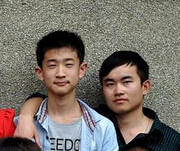
%> input picture MATLAB优化算法案例分析与应用（进阶篇）11-20章程序下载/第16章/1.jpg, 180 x 151 px
$ octave duosuanzironghe.m   (GNU Octave 9; MATLAB toolbox functions it lacks are replaced by stand-ins)
%> lines starting %> are read from the running program, lines starting %| are printed output that depends on the picture
### MATLAB优化算法案例分析与应用（进阶篇）11-20章程序下载/第17章/人足迹特征比对系统设计/rgb2hsi.m
function hsi=rgb2hsi(rgb)

rgb=im2double(rgb);
r = rgb(:, :, 1);
g = rgb(:, :, 2);
b = rgb(:, :, 3);
num=0.5*((r-g)+(r-b));
den=sqrt((r-g).*(r-g))+(r-b).*(g-b);
theta=acos(num./(den+eps));

H=theta;
H(b>g)=2*pi-H(b>g);
H=H/(2*pi);

num=min(min(r,g),b);
den=r+g+b;
den(den==0)=eps;
S=1-3.*num./den;
H(S==0)=0;

I=(r+g+b)/3;

hsi=cat(3,H,S,I);

### MATLAB优化算法案例分析与应用（进阶篇）11-20章程序下载/第17章/人足迹特征比对系统设计/kirsch_algorithm.m
function p = kirsch_algorithm(a)
% kirsch模板  方向算子 边缘检测
b=[-5 3 3;-5 0 3;-5 3 3]/1512;
c=[3 3 3;-5 0 3;-5 -5 3]/1512;
d=[3 3 3;3 0 3;-5 -5 -5]/1512;
e=[3 3 3;3 0 -5; 3 -5 -5]/1512;
f=[3 3 -5;3 0 -5;3 3 -5]/1512;
g=[3 -5 -5;3 0 -5;3 3 3]/1512;
h=[-5 -5 -5;3 0 3;3 3 3]/1512;
i=[-5 -5 3;-5 0 3;3 3 3]/1512;
b=conv2(a,b,'same');b=abs(b);
c=conv2(a,c,'same');c=abs(c);
d=conv2(a,d,'same');d=abs(d);
e=conv2(a,e,'same');e=abs(e);
f=conv2(a,f,'same');f=abs(f);
g=conv2(a,g,'same');g=abs(g);
h=conv2(a,h,'same');h=abs(h);
i=conv2(a,i,'same');i=abs(i);
p=max(b,c);
p=max(d,p);
p=max(e,p);
p=max(f,p);
p=max(g,p);
p=max(h,p);
p=max(i,p);
p = im2bw(p);

### MATLAB优化算法案例分析与应用（进阶篇）11-20章程序下载/第17章/人足迹特征比对系统设计/duosuanzironghe.m
%% 多算子融合
clc,clear,close all
warning off
[filename ,pathname]=...
    uigetfile({'*.bmp';'*.jpg';},'选择图片'); %选择图片路径
%> the answer given: ../../第16章/1.jpg
str = [pathname filename];%合成路径+文件名
im = imread(str);               %  读图
%> im is the input picture: size 151x180x3 uint8; mean R, G, B 119.6, 111.6, 103.4
if size(im,3)==1
    a=im;
else
    hsi=rgb2hsi(im);
%> in rgb2hsi, `den(den==0)=eps;`:
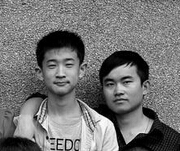
%> den: size 151x180 double; min 2.22e-16, max 2.88, mean 1.31; drawn with min black and max white
%> in rgb2hsi, `S=1-3.*num./den;`:
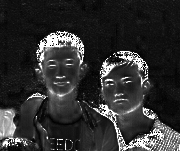
%> S: size 151x180 double; min 0, max 1, mean 0.19
    H = hsi(:, :, 1);
    S = hsi(:, :, 2);
    I = hsi(:, :, 3);
    a= I;
%     a= rgb2gray(im);
end
a = medfilt2(a,[5,5]);  % 中值滤波
b = edge(a,'sobel');    %% sobel算子
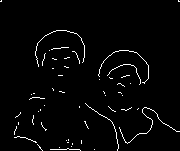
%> b: size 151x180 logical; 2.5% white in thin lines or dots
c = edge(a,'prewitt');  %% prewitt算子
%> c: size 151x180 logical; 2.4% white in thin lines or dots
d = edge(a,'canny') ;   %% canny算子
%> d: size 151x180 logical; 5.9% white in thin lines or dots
e = edge(a,'Roberts') ; %% Roberts算子
%> e: size 151x180 logical; 2.7% white in thin lines or dots
f = kirsch_algorithm(a); %% kirsch方向算子
%> in kirsch_algorithm, `d=conv2(a,d,'same')`:
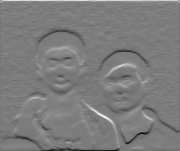
%> d: size 151x180 double; min -0.00603, max 0.00628, mean -2.88e-06; drawn with min black and max white
%> in kirsch_algorithm, `g=conv2(a,g,'same')`:
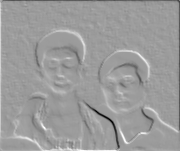
%> g: size 151x180 double; min -0.00685, max 0.00434, mean 7.25e-07; drawn with min black and max white
%> in kirsch_algorithm, `i=conv2(a,i,'same')`:
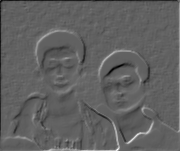
%> i: size 151x180 double; min -0.00406, max 0.00656, mean -5.61e-07; drawn with min black and max white
%> in kirsch_algorithm, `p = im2bw(p);`: p: size 151x180 logical; every value is 0
p=max(b,c);
%> p: size 151x180 logical; 2.6% white in thin lines or dots
p=min(d,p);
%> p: size 151x180 logical; 2.2% white in thin lines or dots
p=max(e,p);
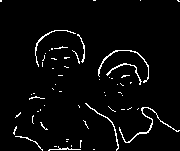
%> p: size 151x180 logical; 3.6% white in thin lines or dots
p=max(f,p);
figure,
subplot(2,3,1),imshow(im);title('原始图像')
subplot(2,3,2),imshow(b);title('sobel算子')
subplot(2,3,3),imshow(c);title('prewitt算子')
subplot(2,3,4),imshow(d);title('canny算子')
subplot(2,3,5),imshow(e);title('Roberts算子')
subplot(2,3,6),imshow(f);title('kirsch方向算子')
figure,
subplot(121),imshow(im);title('原始图像')
subplot(122),imshow(p);title('多算子融合')

$ run again, with MATLAB优化算法案例分析与应用（进阶篇）11-20章程序下载/第16章/xbb.jpg copied over MATLAB优化算法案例分析与应用（进阶篇）11-20章程序下载/第16章/1.jpg
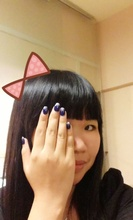
%> input picture MATLAB优化算法案例分析与应用（进阶篇）11-20章程序下载/第16章/xbb.jpg, 133 x 220 px, shrunk from 610 x 1006 before the run
%> im is the input picture: size 220x133x3 uint8; mean R, G, B 158, 129.7, 98.9
%> `b = edge(a,'sobel');`:
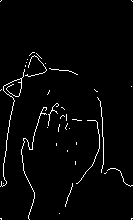
%> b: size 220x133 logical; 2.6% white in thin lines or dots
%> `p=max(e,p);`:
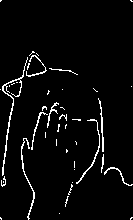
%> p: size 220x133 logical; 4% white in thin lines or dots

$ run again, with MATLAB优化算法案例分析与应用（进阶篇）11-20章程序下载/第16章/xbb2.jpg copied over MATLAB优化算法案例分析与应用（进阶篇）11-20章程序下载/第16章/1.jpg
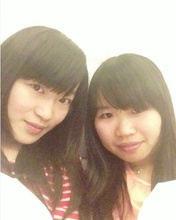
%> input picture MATLAB优化算法案例分析与应用（进阶篇）11-20章程序下载/第16章/xbb2.jpg, 176 x 220 px, shrunk from 432 x 539 before the run
%> im is the input picture: size 220x176x3 uint8; mean R, G, B 189.3, 171.8, 154.1
%> `b = edge(a,'sobel');`:
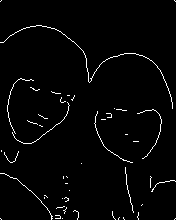
%> b: size 220x176 logical; 2.3% white in thin lines or dots
%> `p=max(e,p);`:
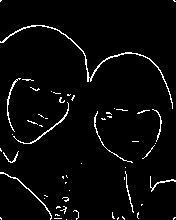
%> p: size 220x176 logical; 3.5% white in thin lines or dots
